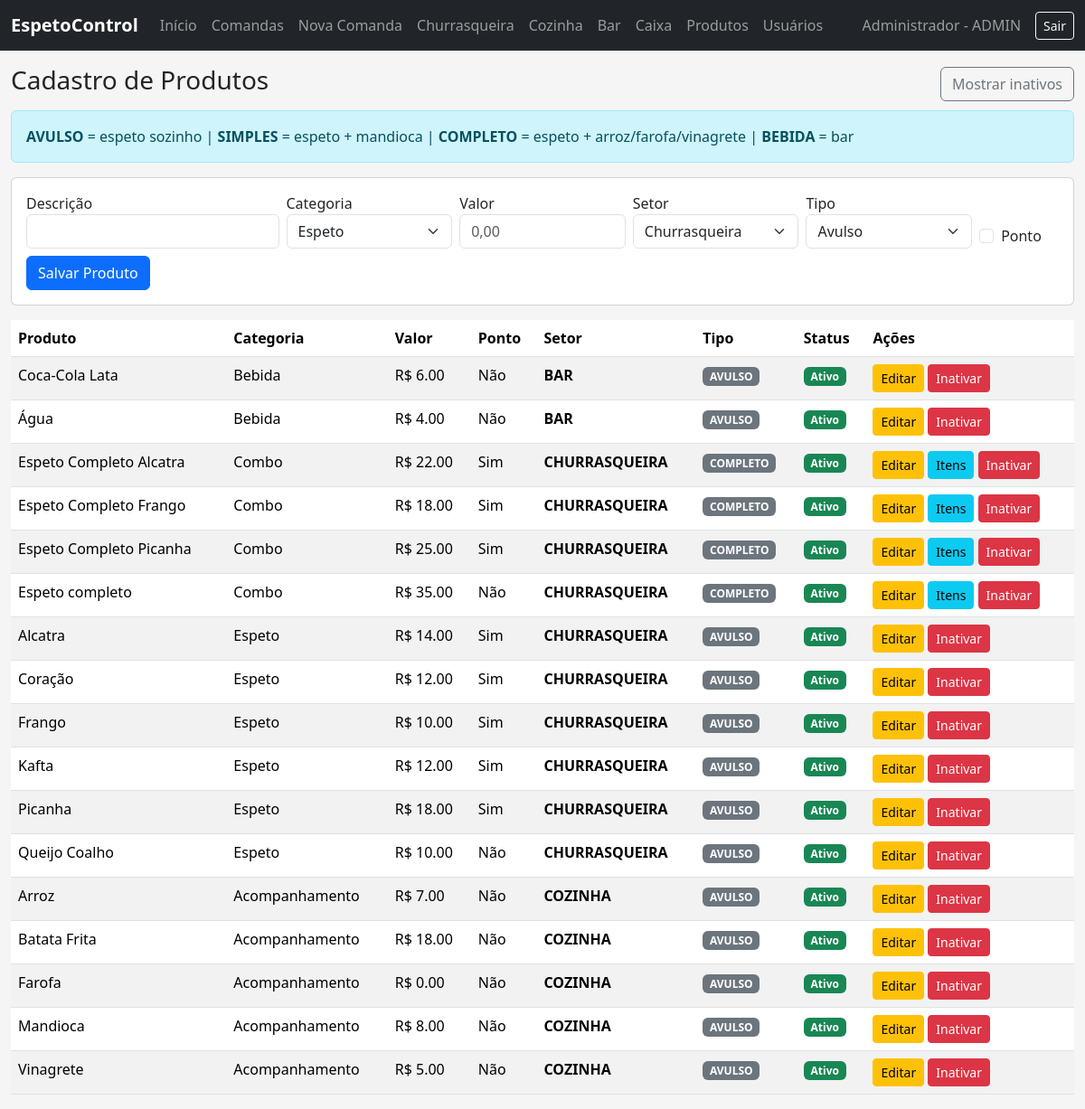
Page /produtos (signed in) on the committed database.
### tables this page shows
CREATE TABLE produtos (
        id INTEGER PRIMARY KEY AUTOINCREMENT,
        descricao TEXT NOT NULL,
        categoria TEXT NOT NULL,
        valor REAL NOT NULL,
        usa_ponto_carne INTEGER DEFAULT 0,
        setor_preparo TEXT DEFAULT 'COZINHA',
        tipo_produto TEXT DEFAULT 'AVULSO',
        ativo INTEGER DEFAULT 1
    );

### app.py (the view, shortened to what this page needs)
@app.route("/produtos", methods=["GET","POST"])
@login_required
@perfil_required("ADMIN")
def produtos():
    conn = conectar()
    mostrar = request.args.get("inativos") == "1"
    if mostrar:
        lista = conn.execute("SELECT * FROM produtos ORDER BY ativo DESC,setor_preparo,categoria,descricao").fetchall()
    else:
        lista = conn.execute("SELECT * FROM produtos WHERE ativo=1 ORDER BY setor_preparo,categoria,descricao").fetchall()
    conn.close()
    return render_template("produtos.html", produtos=lista, mostrar_inativos=mostrar)

### app.py (called while the page is built)
def conectar():
    conn = sqlite3.connect(DB)
    conn.row_factory = sqlite3.Row
    return conn

def login_required(f):
    @wraps(f)
    def wrapper(*a, **kw):
        if "usuario_id" not in session:
            return redirect(url_for("login"))
        return f(*a, **kw)
    return wrapper

def perfil_required(*perfis):
    def decorator(f):
        @wraps(f)
        def wrapper(*a, **kw):
            if "perfil" not in session:
                return redirect(url_for("login"))
            if session["perfil"] not in perfis and session["perfil"] != "ADMIN":
                flash("Acesso não permitido.", "danger")
                return redirect(url_for("dashboard"))
            return f(*a, **kw)
        return wrapper
    return decorator

### templates/produtos.html (shortened to what this page needs)
{% extends "base.html" %}
{% block content %}
<div class="d-flex justify-content-between align-items-center mb-2">
<h3>Cadastro de Produtos</h3>
<div>{% if mostrar_inativos %}<a class="btn btn-outline-secondary" href="{{ url_for('produtos') }}">Mostrar somente ativos</a>{% else %}<a class="btn btn-outline-secondary" href="{{ url_for('produtos', inativos=1) }}">Mostrar inativos</a>{% endif %}</div>
</div>
<div class="alert alert-info"><b>AVULSO</b> = espeto sozinho | <b>SIMPLES</b> = espeto + mandioca | <b>COMPLETO</b> = espeto + arroz/farofa/vinagrete | <b>BEBIDA</b> = bar</div>
<div class="card mb-3"><div class="card-body">
<form method="post" class="row g-2">
<div class="col-md-3"><label>Descrição</label><input class="form-control" name="descricao" required></div>
<div class="col-md-2"><label>Categoria</label><select class="form-select" name="categoria"><option>Espeto</option></select></div>
<div class="col-md-2"><label>Valor</label><input class="form-control" name="valor" required placeholder="0,00"></div>
<div class="col-md-2"><label>Setor</label><select class="form-select" name="setor_preparo"><option value="CHURRASQUEIRA">Churrasqueira</option><option value="COZINHA">Cozinha</option><option value="BAR">Bar/Bebidas</option></select></div>
<div class="col-md-2"><label>Tipo</label><select class="form-select" name="tipo_produto"><option value="AVULSO">Avulso</option></select></div>
<div class="col-md-1 d-flex align-items-end"><div class="form-check"><input class="form-check-input" type="checkbox" name="usa_ponto_carne"><label class="form-check-label">Ponto</label></div></div>
<div class="col-12"><button class="btn btn-primary">Salvar Produto</button></div>
</form></div></div>
<table class="table table-striped table-hover">
<thead><tr><th>Produto</th><th>Categoria</th><th>Valor</th><th>Ponto</th><th>Setor</th><th>Tipo</th><th>Status</th><th>Ações</th></tr></thead>
<tbody>
{% for p in produtos %}
<tr class="{% if not p.ativo %}table-secondary{% endif %}">
<td>{{ p.descricao }}</td><td>{{ p.categoria }}</td><td>R$ {{ "%.2f"|format(p.valor) }}</td><td>{{ "Sim" if p.usa_ponto_carne else "Não" }}</td><td><b>{{ p.setor_preparo }}</b></td>
<td><span class="badge bg-secondary">{{ p.tipo_produto }}</span></td>
<td>{% if p.ativo %}<span class="badge bg-success">Ativo</span>{% else %}<span class="badge bg-secondary">Inativo</span>{% endif %}</td>
<td>
<a class="btn btn-sm btn-warning" href="{{ url_for('editar_produto', produto_id=p.id) }}">Editar</a>
{% if p.tipo_produto in ["SIMPLES","COMPLETO"] %}<a class="btn btn-sm btn-info" href="{{ url_for('combo_config', combo_id=p.id) }}">Itens</a>{% endif %}
{% if p.ativo %}<a class="btn btn-sm btn-danger" onclick="return confirm('Deseja inativar este produto?')" href="{{ url_for('inativar_produto', produto_id=p.id) }}">Inativar</a>{% else %}<a class="btn btn-sm btn-success" href="{{ url_for('reativar_produto', produto_id=p.id) }}">Reativar</a>{% endif %}
</td></tr>
{% endfor %}
</tbody></table>
{% endblock %}

### templates/base.html (shortened to what this page needs)
<!doctype html>
<html lang="pt-br">
<head>
<link href="https://cdn.jsdelivr.net/npm/bootstrap@5.3.3/dist/css/bootstrap.min.css" rel="stylesheet">
<link href="{{ url_for('static', filename='css/style.css') }}" rel="stylesheet">
</head>
<body>
{% if session.get("usuario_id") %}
<nav class="navbar navbar-expand-lg navbar-dark bg-dark">
<div class="container-fluid">
<a class="navbar-brand fw-bold" href="{{ url_for('dashboard') }}">EspetoControl</a>
<div id="menu" class="collapse navbar-collapse">
<ul class="navbar-nav me-auto">
<li class="nav-item"><a class="nav-link" href="{{ url_for('dashboard') }}">Início</a></li>
<li class="nav-item"><a class="nav-link" href="{{ url_for('comandas') }}">Comandas</a></li>
<li class="nav-item"><a class="nav-link" href="{{ url_for('nova_comanda') }}">Nova Comanda</a></li>
<li class="nav-item"><a class="nav-link" href="{{ url_for('churrasqueira') }}">Churrasqueira</a></li>
<li class="nav-item"><a class="nav-link" href="{{ url_for('cozinha') }}">Cozinha</a></li>
<li class="nav-item"><a class="nav-link" href="{{ url_for('bar') }}">Bar</a></li>
<li class="nav-item"><a class="nav-link" href="{{ url_for('caixa') }}">Caixa</a></li>
<li class="nav-item"><a class="nav-link" href="{{ url_for('produtos') }}">Produtos</a></li>
<li class="nav-item"><a class="nav-link" href="{{ url_for('usuarios') }}">Usuários</a></li>
</ul>
<span class="navbar-text me-3">{{ session.get("nome") }} - {{ session.get("perfil") }}</span>
<a class="btn btn-outline-light btn-sm" href="{{ url_for('logout') }}">Sair</a>
</div></div></nav>
{% endif %}
<div class="container-fluid mt-3">
{% block content %}{% endblock %}
</div>
</body></html>

### static/css/style.css (style rules this page uses)
body { background: #f5f5f5; }

### rows in the picture
produtos: descricao "Coca-Cola Lata", categoria "Bebida", valor "6.00", usa_ponto_carne "Não", setor_preparo "BAR", tipo_produto "AVULSO", ativo "Ativo"
produtos: descricao "Água", categoria "Bebida", valor "4.00", usa_ponto_carne "Não", setor_preparo "BAR", tipo_produto "AVULSO", ativo "Ativo"
produtos: descricao "Espeto Completo Alcatra", categoria "Combo", valor "22.00", usa_ponto_carne "Sim", setor_preparo "CHURRASQUEIRA", tipo_produto "COMPLETO", ativo "Ativo"
produtos: descricao "Espeto Completo Frango", categoria "Combo", valor "18.00", usa_ponto_carne "Sim", setor_preparo "CHURRASQUEIRA", tipo_produto "COMPLETO", ativo "Ativo"
produtos: descricao "Espeto Completo Picanha", categoria "Combo", valor "25.00", usa_ponto_carne "Sim", setor_preparo "CHURRASQUEIRA", tipo_produto "COMPLETO", ativo "Ativo"
produtos: descricao "Espeto completo", categoria "Combo", valor "35.00", usa_ponto_carne "Não", setor_preparo "CHURRASQUEIRA", tipo_produto "COMPLETO", ativo "Ativo"
produtos: descricao "Alcatra", categoria "Espeto", valor "14.00", usa_ponto_carne "Sim", setor_preparo "CHURRASQUEIRA", tipo_produto "AVULSO", ativo "Ativo"
produtos: descricao "Coração", categoria "Espeto", valor "12.00", usa_ponto_carne "Sim", setor_preparo "CHURRASQUEIRA", tipo_produto "AVULSO", ativo "Ativo"
produtos: descricao "Frango", categoria "Espeto", valor "10.00", usa_ponto_carne "Sim", setor_preparo "CHURRASQUEIRA", tipo_produto "AVULSO", ativo "Ativo"
produtos: descricao "Kafta", categoria "Espeto", valor "12.00", usa_ponto_carne "Sim", setor_preparo "CHURRASQUEIRA", tipo_produto "AVULSO", ativo "Ativo"
produtos: descricao "Picanha", categoria "Espeto", valor "18.00", usa_ponto_carne "Sim", setor_preparo "CHURRASQUEIRA", tipo_produto "AVULSO", ativo "Ativo"
produtos: descricao "Queijo Coalho", categoria "Espeto", valor "10.00", usa_ponto_carne "Não", setor_preparo "CHURRASQUEIRA", tipo_produto "AVULSO", ativo "Ativo"
produtos: descricao "Arroz", categoria "Acompanhamento", valor "7.00", usa_ponto_carne "Não", setor_preparo "COZINHA", tipo_produto "AVULSO", ativo "Ativo"
produtos: descricao "Batata Frita", categoria "Acompanhamento", valor "18.00", usa_ponto_carne "Não", setor_preparo "COZINHA", tipo_produto "AVULSO", ativo "Ativo"
produtos: descricao "Farofa", categoria "Acompanhamento", valor "0.00", usa_ponto_carne "Não", setor_preparo "COZINHA", tipo_produto "AVULSO", ativo "Ativo"
produtos: descricao "Mandioca", categoria "Acompanhamento", valor "8.00", usa_ponto_carne "Não", setor_preparo "COZINHA", tipo_produto "AVULSO", ativo "Ativo"
produtos: descricao "Vinagrete", categoria "Acompanhamento", valor "5.00", usa_ponto_carne "Não", setor_preparo "COZINHA", tipo_produto "AVULSO", ativo "Ativo"

### other values in the picture
{{ session.get("nome") }} "Administrador"
{{ session.get("perfil") }} "ADMIN"
